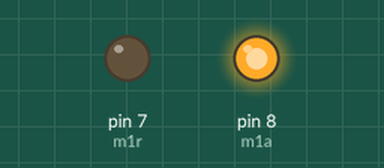
Bench run of a sketch on a simulated Arduino Uno, built with avr-gcc and run on an emulated ATmega328P. Shown: output pins drawn as LEDs (lit = HIGH).

Above: at 0.5 s.
At 1.5 s:
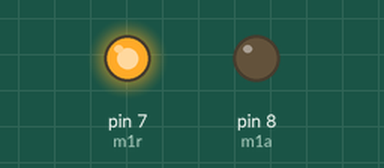
At 5.5 s:
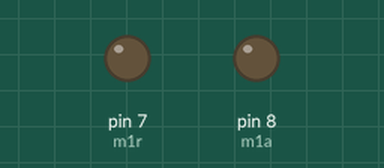
Timing chart, 0 to 6.9 s (numbered marks = the images above):
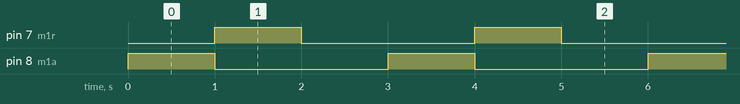

The sketch:

H_bridge.ino
```cpp
int m1a = 8;
int m1r = 7;

void setup() {
  // put your setup code here, to run once:
  pinMode(m1a,OUTPUT);
  pinMode(m1r,OUTPUT);
}

void loop() {
  // put your main code here, to run repeatedly:
  digitalWrite(m1a,HIGH);
  digitalWrite(m1r,LOW);
  delay(1000);
  digitalWrite(m1a,LOW);
  digitalWrite(m1r,HIGH);
  delay(1000);
  digitalWrite(m1a,LOW);
  digitalWrite(m1r,LOW);
  delay(1000);
}
```

Measured:
- by itself, pin 7 (m1r), pin 8 (m1a): alternates HIGH for 1.0 s and LOW for 2.0 s
- by itself, everything shown: repeats every 3.0 s, in 3 steps
